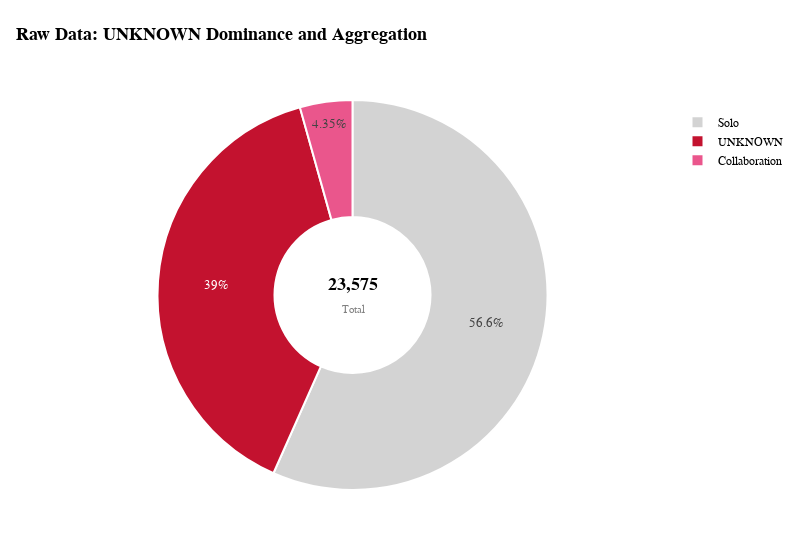

Notebook code cell kept with this figure:
### Markdown cell above
#### **3.3. Studios**

### Code cell
# ==========================================
# 1. DATA PROCESSING
# ==========================================

# Create a copy and clean specific characters
df_studios = df_anime_dataset_2023_prep[['Studios']].copy()
df_studios['Studios'] = df_studios['Studios'].astype(str).str.replace(r"[\[\]\'\"]", "", regex=True)

# Function to classify studio types
def classify_studio(studio_str):
    s = studio_str.strip().upper()
    if s in ["UNKNOWN", "NAN", "","NULL"]:
        return 'UNKNOWN'
    if ',' in studio_str:
        return 'Collaboration'
    return 'Solo'

# Apply classification and count frequencies
df_studios['Production_Type'] = df_studios['Studios'].apply(classify_studio)
studio_counts = df_studios['Production_Type'].value_counts().reset_index()
studio_counts.columns = ['Type', 'Count']
total_projects = studio_counts['Count'].sum()

# Sort Data: Largest to Smallest to ensure consistent clockwise rendering
studio_counts = studio_counts.sort_values(by='Count', ascending=False)

# ==========================================
# 2. COLOR STRATEGY & MAPPING
# ==========================================
color_map = {
    'UNKNOWN': '#C3122F',
    'Collaboration': '#ea568c',
    'Solo': '#D3D3D3'
}

# Map colors to the sorted dataframe
colors = [color_map[t] for t in studio_counts['Type']]

# ==========================================
# 3. VISUALIZATION
# ==========================================

fig = go.Figure(data=[go.Pie(
    labels=studio_counts['Type'],
    values=studio_counts['Count'],
    
    # --- DONUT SETTINGS ---
    hole=0.4, # Creates the donut shape
    
    # --- COLOR & BORDER ---
    marker=dict(colors=colors, line=dict(color='white', width=2)),
    
    # --- LABELS & FORMATTING ---
    # Use 'percent' for the chart slices to avoid clutter
    textinfo='percent',
    textposition='inside',
    textfont=dict(family='Tahoma', size=13),
    
    # --- LEGEND NAMES (ACTION ORIENTED) ---
    sort=False,
    direction='clockwise'
)])

# ==========================================
# 4. LAYOUT SETTINGS (STRICT COMPLIANCE)
# ==========================================

fig.update_layout(
    # GENERAL SETTINGS
    font=dict(family="Tahoma", size=13, color="#000000"),
    
    # --- MARGINS ---
    margin=dict(l=40, r=40, t=100, b=60),
    width=800,
    height=550,
    
    # BACKGROUND 
    plot_bgcolor="white",
    paper_bgcolor="white",
    
    # TITLE 
    title=dict(
        text="<b>Raw Data: UNKNOWN Dominance and Aggregation </b>",
        x=0.02,
        y=0.95,
        xanchor='left',
        yanchor='top'
    ),
    
    # LEGEND
    showlegend=True,
    legend=dict(
        x=1.02, 
        y=0.98, 
        xanchor='left', 
        yanchor='top',
        bgcolor='rgba(0,0,0,0)', # Transparent background
        font=dict(family='Tahoma', size=12)
    ),
    
    # CENTRAL ANNOTATION 
    # Displaying the Total count in the center of the Donut
    annotations=[dict(
        text=f'<b>{total_projects:,.0f}</b><br><span style="font-size:11px; color:gray">Total</span>',
        x=0.5, y=0.5, 
        font=dict(family='Tahoma', size=18, color='black'),
        showarrow=False
    )]
)

fig.show()

### Figure 1 — Plotly figure (JSON) as saved in the notebook; plotly's stock layout.template omitted (floating-point values rounded to 4 significant figures)
{"data": [{"direction": "clockwise", "hole": 0.4, "labels": ["Solo", "UNKNOWN", "Collaboration"], "marker": {"colors": ["#D3D3D3", "#C3122F", "#ea568c"], "line": {"color": "white", "width": 2}}, "sort": false, "textfont": {"family": "Tahoma", "size": 13}, "textinfo": "percent", "textposition": "inside", "type": "pie", "values": [13354, 9196, 1025]}], "layout": {"annotations": [{"font": {"color": "black", "family": "Tahoma", "size": 18}, "showarrow": false, "text": "<b>23,575</b><br><span style=\"font-size:11px; color:gray\">Total</span>", "x": 0.5, "y": 0.5}], "font": {"color": "#000000", "family": "Tahoma", "size": 13}, "height": 550, "legend": {"bgcolor": "rgba(0,0,0,0)", "font": {"family": "Tahoma", "size": 12}, "x": 1.02, "xanchor": "left", "y": 0.98, "yanchor": "top"}, "margin": {"b": 60, "l": 40, "r": 40, "t": 100}, "paper_bgcolor": "white", "plot_bgcolor": "white", "showlegend": true, "title": {"text": "<b>Raw Data: UNKNOWN Dominance and Aggregation </b>", "x": 0.02, "xanchor": "left", "y": 0.95, "yanchor": "top"}, "width": 800}}
